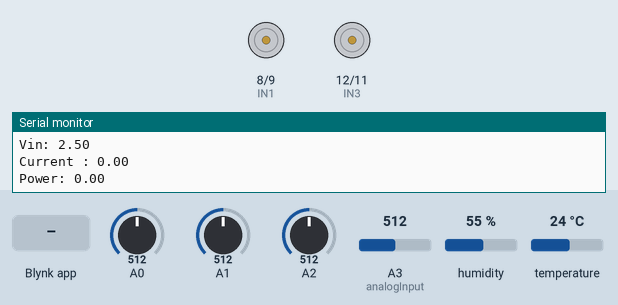
A sketch run on a simulated Arduino Uno, built with avr-gcc and run on an emulated ATmega328P. On the bench: motor-driver pin pairs drawn as motors (green arrow = first pin HIGH = forward, orange = second pin HIGH = backward, longer = more drive), the last lines printed to the serial monitor. The inputs (shaded band) are chosen by the test bench; at power-on: A0 = 512, A1 = 512, A2 = 512, A3 (analogInput) = 512, humidity 55 %, temperature 24 °C. WiFi joins after 1.5 s; servers stay silent unless stated.

Above: at 4.0 s.
4.1 s: Blynk app writes 1 to V11
At 5.1 s:
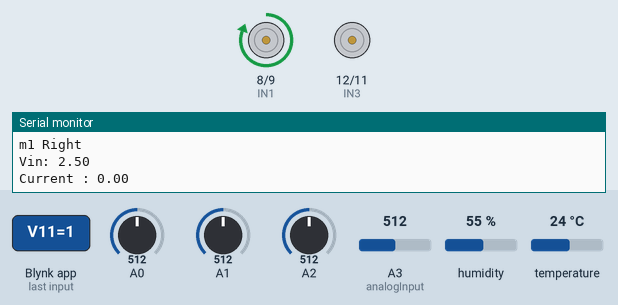
5.6 s: Blynk app writes 1 to V9
At 6.8 s:
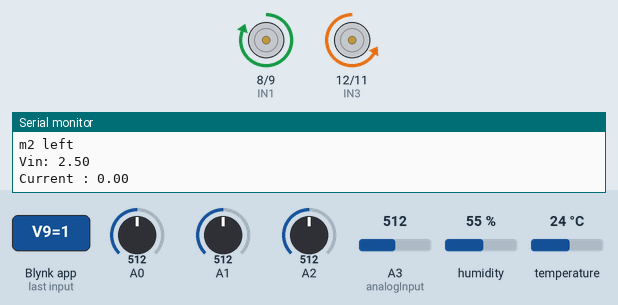
7.1 s: Blynk app writes 1 to V13
At 7.9 s:
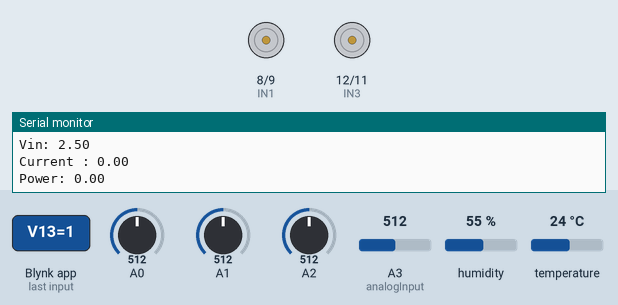
8.7 s: A0 set to 592
10.2 s: A0 set to 609
At 10.6 s:
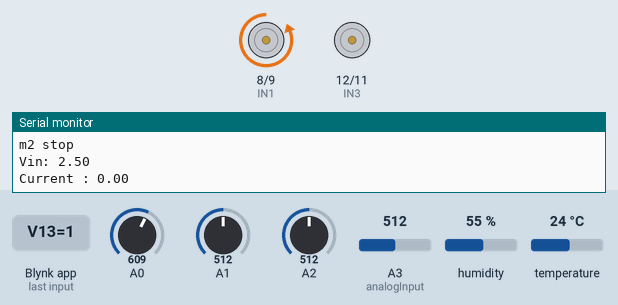
11.7 s: A1 set to 417
13.2 s: A1 set to 382
At 14.7 s:
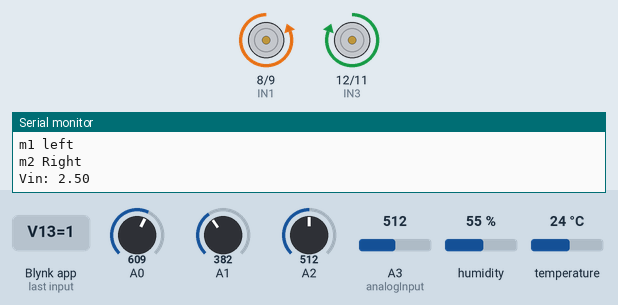
Timing chart, 0 to 15.7 s (numbered marks = the images above; inputs shaded):
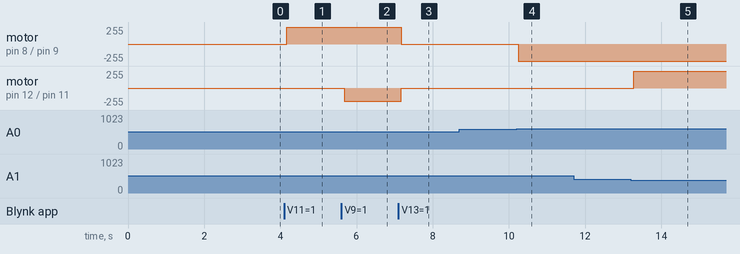

The sketch:

Solar_Tracker.ino
```cpp
#define BLYNK_TEMPLATE_ID "TMPLyY5b6AS_"
#define BLYNK_DEVICE_NAME "solar "
#define BLYNK_AUTH_TOKEN "aKvme0I1wGfLD59uZgOq0xkTNZ9oCa6j"
#define BLYNK_PRINT Serial
#define W5100_CS  10
#define SDCARD_CS 4
#define dutyCycle 200

#include <SPI.h>
#include <Ethernet.h>
#include <BlynkSimpleEthernet.h>
#include <DHT.h>

char auth[] = BLYNK_AUTH_TOKEN;

#define DHTPIN 2
#define DHTTYPE DHT11
DHT dht(DHTPIN, DHTTYPE);
BlynkTimer timer;


//Motor PINs
int IN1 = 8;
int IN2 = 9;
int IN3 = 12;
int IN4 = 11;


bool top = 0;
bool bottom = 0;
bool left = 0;
bool right = 0;
bool led = 0;

float ewldr, nsldr;


int analogInput = A3;
float vout = 0.0;
float vin = 0.0;
float current = 0.0;
float power = 0.0;
float R1 = 68000 ;
float R2 = 10000.0;
int analogvalue = 0;

void setup() {
  Serial.begin(9600);
  Blynk.begin(auth);
  dht.begin();
  Serial.println("start program");
  pinMode(IN1, OUTPUT);
  pinMode(IN2, OUTPUT);
  pinMode(IN3, OUTPUT);
  pinMode(IN4, OUTPUT);
  digitalWrite(IN1, LOW);
  digitalWrite(IN2, LOW);
  digitalWrite(IN3, LOW);
  digitalWrite(IN4, LOW);
  delay(1000);


}


BLYNK_WRITE(V11) {
  top = param.asInt();
  Serial.println("V11  ");
  Serial.println(top);

  }

BLYNK_WRITE(V10) {
  bottom = param.asInt();
  Serial.println("V10  ");
  Serial.println(bottom);
  }

BLYNK_WRITE(V9) {
  left = param.asInt();
  Serial.println("V9  ");
  Serial.println(left);
  }

BLYNK_WRITE(V8) {
  right = param.asInt();
  Serial.println("V8  ");
  Serial.println(right);
  }
BLYNK_WRITE(V13) {
  led = param.asInt();
  Serial.println("V13  ");
  Serial.println(led);

}

void automaticmode(){

  if (ewldr >600)
 {
  moveM1Left();
  Serial.println("m1 left");
  }
  else if (ewldr  <400)
  {
    moveM1Right();
      Serial.println("m1 Right");
    }
  else
   {
    stopM1();
    Serial.println("m1 stop");
    }

if (nsldr >600)
   {
    moveM2Left();
    Serial.println("m2 left");
    }
  else if (nsldr <400)
  {
    moveM2Right();
    Serial.println("m2 Right");
    }
  else
   {
    stopM2();
    Serial.println("m2 stop");
    }

  }


void smartsolar() {

 if (left == 1)
   {
    moveM2Left();
   Serial.println("m2 left");
    }
  else if (right == 1)
  {
    moveM2Right();
   Serial.println("m2 Right");
  }

  else if (  top == 1)
 {
  moveM1Right();
  Serial.println("m1 Right");
  }
  else if ( bottom == 1)
  {
    moveM1Left();
    Serial.println("m1 Left");
  }

   else
    {
    stopM2();
    stopM1();

 Serial.println("solar stop");
    }
}

void sendSensor()
{
  float h = dht.readHumidity();
  float t = dht.readTemperature();

  ewldr = analogRead(A0);
  nsldr = analogRead(A1);
  Blynk.virtualWrite(V0, h);
  Blynk.virtualWrite(V1, t);
  Blynk.virtualWrite(V5, ewldr);
  Blynk.virtualWrite(V6, nsldr);


int analogvalue = analogRead(analogInput);
   vout = (analogvalue * 5 ) / 1024.0;
   vin = vout * 7.4 ;

   Serial.print("Vin: ");
   Serial.println(vout);
   Blynk.virtualWrite(V3,vin);


  int adc = analogRead(A2);
  float voltage = adc*5/1024.0;
  float current = (voltage-2.5)/0.066;

  Serial.print("Current : ");
  Serial.println(current);
  Blynk.virtualWrite(V2,current);


  float powerout = (vin* current );
  Serial.print("Power: ");
  Serial.println(powerout);
  Blynk.virtualWrite(V4,powerout);


  if(t>30)
  {
    Blynk.logEvent("2205230225std@gtc.edu.ps","test_Temperature");
  }
}


void loop() {
     Blynk.run();
sendSensor();
  if (led == 1)
   {
    automaticmode();
    }
  else if (led == 0)
  {
     smartsolar();
  }

}

void moveM1Left()
{
  digitalWrite(IN1, LOW);
  digitalWrite(IN2, HIGH);
 // analogWrite(IN2,dutyCycle);
}
void moveM1Right()
{
  digitalWrite(IN1, HIGH);
 // analogWrite(IN1, dutyCycle);
  digitalWrite(IN2, LOW);
}
void stopM1()
{
  digitalWrite(IN1, LOW);
  digitalWrite(IN2, LOW);
}
void moveM2Left()
{
  digitalWrite(IN3, LOW);
  analogWrite(IN4, dutyCycle);
}
void moveM2Right()
{
  analogWrite(IN3, dutyCycle);
  digitalWrite(IN4, LOW);
}
void stopM2()
{
  digitalWrite(IN3, LOW);
  digitalWrite(IN4, LOW);
}
```

Measured:
- the behaviour switches between 600 and 601 on A0 (found by bisection; images 3 and 4)
- the behaviour switches between 400 and 399 on A1 (found by bisection; images 4 and 5)
- after the input at 4.1 s, motor on pin 8 (IN1) / pin 9 (IN2): stopped → forward 255/255 after 0.06 s
- after the input at 5.6 s, motor on pin 12 (IN3) / pin 11 (IN4): stopped → backward 200/255 after 0.08 s
- after the input at 7.1 s, motor on pin 8 (IN1) / pin 9 (IN2): forward 255/255 → stopped after 0.07 s; motor on pin 12 (IN3) / pin 11 (IN4): backward 200/255 → stopped after 0.08 s
- after the input at 10.2 s, motor on pin 8 (IN1) / pin 9 (IN2): stopped → backward 255/255 after 0.05 s
- after the input at 13.2 s, motor on pin 12 (IN3) / pin 11 (IN4): stopped → forward 255/255 after 0.07 s
